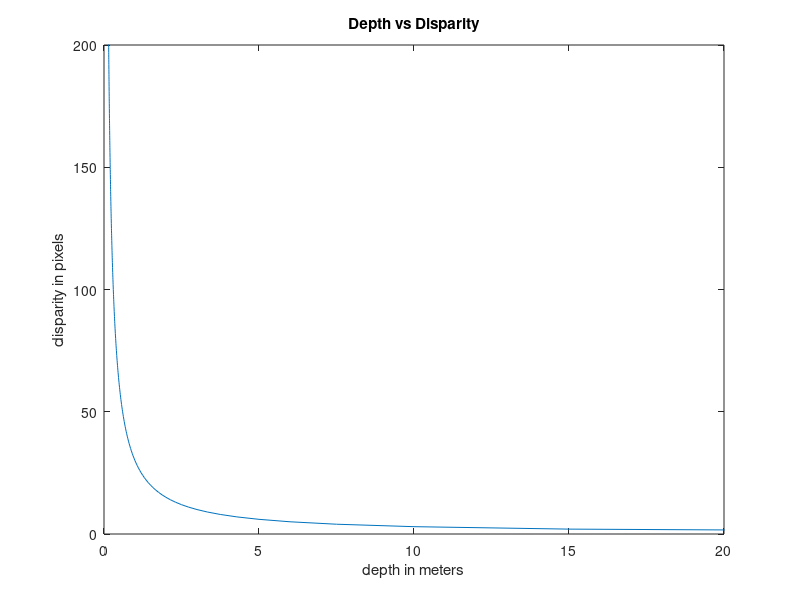

The MATLAB script that drew this image: (Note: this script raises an error after producing the figure.)
%ESD II Lab 1
%Calculate Depth of Tennis Ball from Provided Centeroid Locations

%Isaac Southwell
%ESDII 1/26/2024


b = 60;
f = 6;
ps = 0.006;
xNumPix = 752;
cxLeft = xNumPix / 2;
cxRight = xNumPix / 2;
disparity_shift = 0:400;

clc;
xLeft = cxLeft + disparity_shift;
xRight = cxRight - disparity_shift;

d = (abs((xLeft - cxLeft) - (xRight - cxRight)) * ps);
Z = ((b * f) ./ d);
meters = Z ./ 1000;

Fig_disp = figure('Position',get(0,'Screensize'));
plot(meters, disparity_shift);
xlabel('depth in meters')
ylabel('disparity in pixels')
ylim([0, 200])
xlim([0, 20])
title('Depth vs Disparity')
saveas(Fig_disp, append('depth_v_disparity.png'))